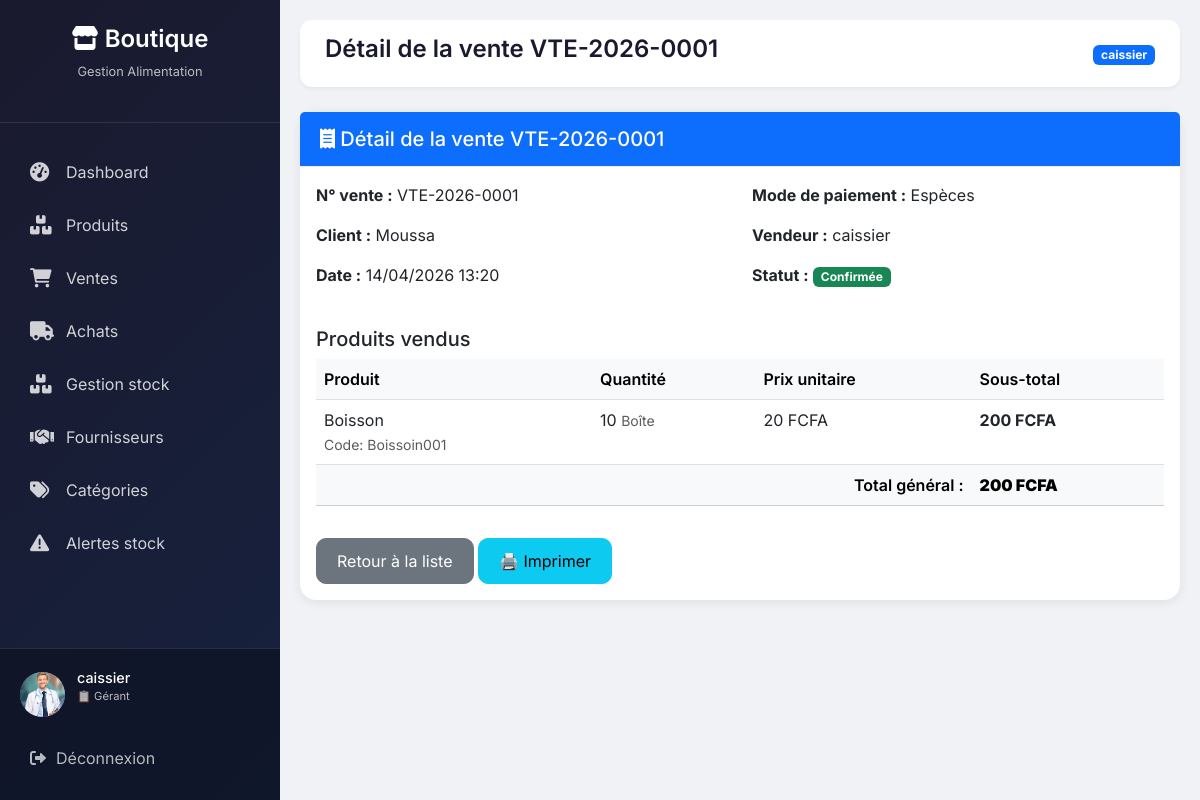
Page /ventes/detail/1/ (signed in) on the committed database.
### shop/models.py (models this page shows, shortened)
class Profil(models.Model):
    ROLE_CHOICES = (
        ('admin', 'Administrateur'),
        ('manager', 'Gérant'),
        ('comptable', 'Comptable'),
    )
    user = models.OneToOneField(User, on_delete=models.CASCADE)
    role = models.CharField(max_length=20, choices=ROLE_CHOICES,
                            default='manager')
    avatar = models.ImageField(upload_to='avatars/', blank=True, null=True)

class Vente(models.Model):
    STATUT_CHOICES = [
        ('confirmée', 'Confirmée'),
        ('annulée', 'Annulée'),
    ]
    MODE_PAIEMENT = [
        ('especes', 'Espèces'),
        ('carte', 'Carte bancaire'),
        ('cheque', 'Chèque'),
        ('moneyElectronique', 'Money électronique'),
    ]
    numero = models.CharField(max_length=50, unique=True, blank=True)
    client = models.CharField(max_length=150, blank=True)
    total = models.DecimalField(max_digits=10, decimal_places=2, default=0)
    reduction = models.DecimalField(max_digits=10, decimal_places=2, default=0)
    mode_paiement = models.CharField(max_length=50, choices=MODE_PAIEMENT)
    statut = models.CharField(max_length=20, choices=STATUT_CHOICES,
                              default='confirmée')
    agent = models.ForeignKey(settings.AUTH_USER_MODEL,
                              on_delete=models.CASCADE)
    date_vente = models.DateTimeField(auto_now_add=True)

class DetailVente(models.Model):
    vente = models.ForeignKey(Vente, on_delete=models.CASCADE,
                              related_name="lignes")
    produit = models.ForeignKey(Produit, on_delete=models.PROTECT)
    quantite = models.PositiveIntegerField()
    prix = models.DecimalField(max_digits=10, decimal_places=2)
    total = models.DecimalField(max_digits=10, decimal_places=2, blank=True)
    note = models.TextField(blank=True)

class Produit(models.Model):
    UNIT_CHOICES = [
        ('kg', 'Kilogramme'),
        ('l', 'Litre'),
        ('pcs', 'Pièce'),
        ('box', 'Boîte'),
        ('pack', 'Pack'),
        ('g', 'Gramme'),
    ]
    nom = models.CharField(max_length=150)
    description = models.TextField(blank=True, null=True)
    unite = models.CharField(max_length=10, choices=UNIT_CHOICES,
                             default='pcs')
    sku = models.CharField(max_length=100, unique=True, blank=True, null=True)
    code_barre = models.CharField(max_length=100, unique=True, blank=True,
                                  null=True)
    categorie = models.ForeignKey(Categorie, on_delete=models.SET_NULL,
                                  null=True, blank=True,
                                  related_name="produits")
    fournisseur = models.ForeignKey(Fournisseur, on_delete=models.SET_NULL,
                                    null=True, blank=True,
                                    related_name="produits")
    prix_achat = models.DecimalField(max_digits=10, decimal_places=2,
                                     validators=[MinValueValidator(0)])
    prix_vente = models.DecimalField(max_digits=10, decimal_places=2,
                                     validators=[MinValueValidator(0)])
    quantite_stock = models.IntegerField(default=0,
                                         validators=[MinValueValidator(0)])
    stock_min = models.IntegerField(default=5,
                                    validators=[MinValueValidator(0)])
    image = models.ImageField(upload_to="produits/", blank=True, null=True)
    date_expiration = models.DateField(blank=True, null=True)
    created_at = models.DateTimeField(auto_now_add=True)
    updated_at = models.DateTimeField(auto_now=True)
    is_active = models.BooleanField(default=True)
    class Meta:
        ordering = ['-created_at']
        indexes = [
            models.Index(fields=['sku']),
            models.Index(fields=['code_barre']),
            models.Index(fields=['categorie']),
        ]

### shop/views.py (the view)
# urls.py: path('ventes/detail/<int:vente_id>/', views.detail_vente, name='detail_vente'),
@login_required
def detail_vente(request, vente_id):
    vente = get_object_or_404(Vente, id=vente_id)
    user_role = request.user.profil.role
    if not (user_role in ['admin', 'comptable'] or vente.agent == request.user):
        messages.error(request, "Vous n'avez pas accès à cette vente.")
        return redirect('liste_ventes')
    lignes = vente.lignes.all()
    return render(request, 'shop/ventes/detail.html', {'vente': vente, 'lignes': lignes})

### shop/templates/shop/ventes/detail.html (shortened to what this page needs)
{% extends 'shop/base.html' %}
{% block page_title %}Détail de la vente {{ vente.numero }}{% endblock %}
{% block content %}
<div class="card">
    <div class="card-header bg-primary text-white">
        <h5 class="mb-0"><i class="fas fa-receipt"></i> Détail de la vente {{ vente.numero }}</h5>
    </div>
    <div class="card-body">
        <div class="row mb-4">
            <div class="col-md-6">
                <p><strong>N° vente :</strong> {{ vente.numero }}</p>
                <p><strong>Client :</strong> {{ vente.client|default:"Client anonyme" }}</p>
                <p><strong>Date :</strong> {{ vente.date_vente|date:"d/m/Y H:i" }}</p>
            </div>
            <div class="col-md-6">
                <p><strong>Mode de paiement :</strong> {{ vente.get_mode_paiement_display }}</p>
                <p><strong>Vendeur :</strong> {{ vente.agent.username }}</p>
                <p><strong>Statut :</strong>
                    <span class="badge {% if vente.statut == 'confirmée' %}bg-success{% else %}bg-danger{% endif %}">
                        {{ vente.get_statut_display }}
                    </span>
                </p>
            </div>
        </div>
        <h5>Produits vendus</h5>
        <div class="table-responsive">
            <table class="table table-hover">
                <thead class="table-light">
                    <tr>
                        <th>Produit</th>
                        <th>Quantité</th>
                        <th>Prix unitaire</th>
                        <th>Sous-total</th>
                    </tr>
                </thead>
                <tbody>
                    {% for ligne in lignes %}
                    <tr>
                        <td>{{ ligne.produit.nom }}</strong><br>
                            <small class="text-muted">Code: {{ ligne.produit.sku|default:"-" }}</small>
                         </strong></td>
                        <td>{{ ligne.quantite }} <small class="text-muted">{{ ligne.produit.get_unite_display }}</small></td>
                        <td>{{ ligne.prix|floatformat:0 }} FCFA</small></td>
                        <td><strong>{{ ligne.total|floatformat:0 }} FCFA</strong></small></td>
                    </tr>
                    {% empty %}
                    <tr><td colspan="4">Aucun produit dans cette vente</td></tr>
                    {% endfor %}
                </tbody>
                <tfoot class="table-secondary">
                    <tr>
                        <th colspan="3" class="text-end">Total général :</th>
                        <th><strong>{{ vente.total|floatformat:0 }} FCFA</strong></th>
                    </tr>
                </tfoot>
            </table>
        </div>
        <div class="mt-3">
            <a href="{% url 'liste_ventes' %}" class="btn btn-secondary">Retour à la liste</a>
            <a href="#" class="btn btn-info" onclick="window.print();">🖨️ Imprimer</a>
        </div>
    </div>
</div>
{% endblock %}

### shop/templates/shop/base.html (shortened to what this page needs)
<!DOCTYPE html>
<html lang="fr">
<head>
    <link href="https://cdn.jsdelivr.net/npm/bootstrap@5.3.0/dist/css/bootstrap.min.css" rel="stylesheet">
    <link rel="stylesheet" href="https://cdnjs.cloudflare.com/ajax/libs/font-awesome/6.0.0-beta3/css/all.min.css">
</head>
<body>
<div class="sidebar" id="sidebar">
    <div class="sidebar-header">
        <h3><i class="fas fa-store"></i> Boutique</h3>
        <p>Gestion Alimentation</p>
    </div>
    <ul class="nav-menu">
        <li class="nav-item">
            <a href="
                {% if user.profil.role == 'admin' %}
                    {% url 'dashboard_admin' %}
                {% elif user.profil.role == 'comptable' %}
                    {% url 'dashboard_comptable' %}
                {% else %}
                    {% url 'dashboard_gerant' %}
                {% endif %}
            " class="nav-link">
                <i class="fas fa-tachometer-alt"></i>
                <span>Dashboard</span>
            </a>
        </li>
        {% if user.profil.role != 'comptable' %}
        <li class="nav-item">
            <a href="{% url 'liste_produits' %}" class="nav-link">
                <i class="fas fa-boxes"></i>
                <span>Produits</span>
            </a>
        </li>
        {% endif %}
        <li class="nav-item">
            <a href="{% url 'liste_ventes' %}" class="nav-link">
                <i class="fas fa-shopping-cart"></i>
                <span>Ventes</span>
            </a>
        </li>
        <li class="nav-item">
            <a href="{% url 'liste_achats' %}" class="nav-link">
                <i class="fas fa-truck"></i>
                <span>Achats</span>
            </a>
        </li>
        {% if user.profil.role != 'comptable' %}
        <li class="nav-item">
            <a href="{% url 'gestion_stock' %}" class="nav-link">
                <i class="fas fa-boxes"></i>
                <span>Gestion stock</span>
            </a>
        </li>
        {% endif %}
        {% if user.profil.role != 'comptable' %}
        <li class="nav-item">
            <a href="{% url 'liste_fournisseurs' %}" class="nav-link">
                <i class="fas fa-handshake"></i>
                <span>Fournisseurs</span>
            </a>
        </li>
        {% endif %}
        {% if user.profil.role != 'comptable' %}
        <li class="nav-item">
            <a href="{% url 'liste_categories' %}" class="nav-link">
                <i class="fas fa-tags"></i>
                <span>Catégories</span>
            </a>
        </li>
        {% endif %}
        {% if user.profil.role != 'comptable' %}
        <li class="nav-item">
            <a href="{% url 'alertes_stock' %}" class="nav-link">
                <i class="fas fa-exclamation-triangle"></i>
                <span>Alertes stock</span>
            </a>
        </li>
        {% endif %}
    </ul>
    <div class="user-section">
        <div class="user-info">
            <div class="user-avatar">
                {% if user.profil.avatar %}
                    <img src="{{ user.profil.avatar.url }}" alt="{{ user.username }}">
                {% else %}
                    {{ user.username|make_list|first|upper }}
                {% endif %}
            </div>
            <div class="user-details">
                <h5>{{ user.username }}</h5>
                <p>
                    {% if user.profil.role == 'admin' %}
                        👑 Administrateur
                    {% elif user.profil.role == 'comptable' %}
                        💰 Comptable
                    {% else %}
                        📋 Gérant
                    {% endif %}
                </p>
            </div>
        </div>
        <a href="{% url 'deconnexion' %}" class="logout-link">
            <i class="fas fa-sign-out-alt"></i> Déconnexion
        </a>
    </div>
</div>
<div class="main-content" id="mainContent">
    <div class="top-bar">
        <h1 class="page-title">{% block page_title %}Dashboard{% endblock %}</h1>
        <div class="top-bar-right">
            <span class="badge bg-primary">{{ user.username }}</span>
        </div>
    </div>
    {% block content %}{% endblock %}
</div>
</body>
</html>

### shop/templates/shop/base.html (style rules this page uses)
* { margin: 0; padding: 0; box-sizing: border-box; }
body { font-family: 'Inter', sans-serif; background: #f0f2f5; }
.sidebar { position: fixed; left: 0; top: 0; width: 280px; height: 100%; background: linear-gradient(135deg, #1a1a2e 0%, #16213e 100%); color: white; transition: transform 0.3s ease; z-index: 1000; overflow-y: auto; display: flex; flex-direction: column; }
.sidebar-header { padding: 25px 20px; text-align: center; border-bottom: 1px solid rgba(255,255,255,0.1); margin-bottom: 20px; flex-shrink: 0; }
.sidebar-header h3 { font-size: 1.5rem; font-weight: 600; }
.sidebar-header p { font-size: 0.8rem; opacity: 0.7; margin-top: 5px; }
.nav-menu { list-style: none; padding: 0; margin: 0; flex: 1; }
.nav-item { margin: 5px 15px; }
.nav-link { display: flex; align-items: center; padding: 12px 15px; color: rgba(255,255,255,0.8); text-decoration: none; border-radius: 10px; transition: all 0.3s; gap: 12px; }
.nav-link i { width: 24px; font-size: 1.2rem; }
.user-section { padding: 20px; border-top: 1px solid rgba(255,255,255,0.1); background: rgba(0,0,0,0.3); flex-shrink: 0; }
.user-info { display: flex; align-items: center; gap: 12px; margin-bottom: 15px; }
.user-avatar { width: 45px; height: 45px; background: #667eea; border-radius: 50%; display: flex; align-items: center; justify-content: center; font-weight: bold; font-size: 1.2rem; overflow: hidden; }
.user-avatar img { width: 100%; height: 100%; object-fit: cover; }
.user-details h5 { font-size: 0.9rem; margin-bottom: 2px; }
.user-details p { font-size: 0.7rem; opacity: 0.7; }
.logout-link { display: flex; align-items: center; gap: 10px; color: rgba(255,255,255,0.7); text-decoration: none; padding: 10px; border-radius: 8px; transition: all 0.3s; }
.main-content { margin-left: 280px; padding: 20px; min-height: 100vh; }
.top-bar { background: white; border-radius: 12px; padding: 15px 25px; margin-bottom: 25px; display: flex; justify-content: space-between; align-items: center; box-shadow: 0 2px 4px rgba(0,0,0,0.05); }
.page-title { font-size: 1.5rem; font-weight: 600; color: #1a1a2e; }
.card { background: white; border-radius: 16px; box-shadow: 0 2px 12px rgba(0,0,0,0.08); border: none; margin-bottom: 25px; }
.card-header { background: white; border-bottom: 1px solid #eee; padding: 15px 20px; font-weight: 600; border-radius: 16px 16px 0 0; }
.btn { border-radius: 10px; padding: 10px 20px; }
.table th { background: #f8f9fa; font-weight: 600; }

### rows in the picture
Vente: numero "VTE-2026-0001", client "Moussa", date_vente "14/04/2026 13:20", mode_paiement "Espèces", agent.username "caissier", statut "Confirmée", total "200"
DetailVente: produit.nom "Boisson", produit.sku "Boissoin001", quantite "10", produit.unite "Boîte", prix "20", total "200"

### other values in the picture
{{ user.username }} "caissier"
